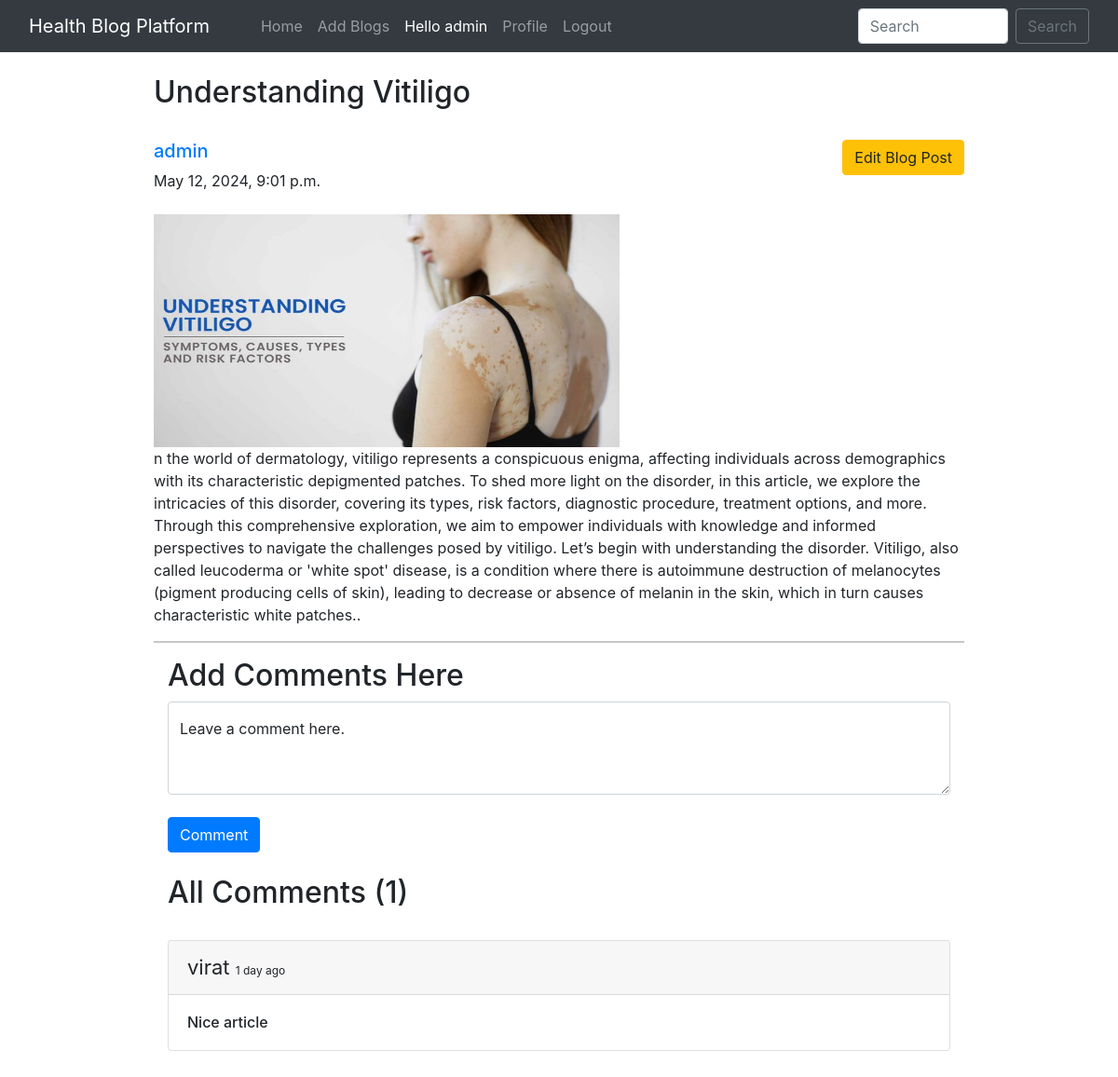
/blog/Vitiligo/ (signed in), run on the app's committed database.
### home/models.py (models this page shows, shortened)
class BlogPost(models.Model):
    title=models.CharField(max_length=255)
    author= models.ForeignKey(User, on_delete=models.CASCADE)
    slug=models.CharField(max_length=130)
    content=models.TextField()
    image = models.ImageField(upload_to="profile_pics", blank=True, null=True)
    dateTime=models.DateTimeField(auto_now_add=True)

class Comment(models.Model):
    user = models.ForeignKey(User, on_delete=models.CASCADE)
    content = models.TextField()
    blog = models.ForeignKey(BlogPost, on_delete=models.CASCADE)
    parent_comment = models.ForeignKey('self', on_delete=models.CASCADE, null=True, blank=True)
    dateTime=models.DateTimeField(default=now)

### home/views.py (the view)
# urls.py: path("blog/<str:slug>/", views.blogs_comments, name="blogs_comments"),
def blogs_comments(request, slug):
    post = BlogPost.objects.filter(slug=slug).first()
    comments = Comment.objects.filter(blog=post)
    if request.method=="POST":
        user = request.user
        content = request.POST.get('content','')
        blog_id =request.POST.get('blog_id','')
        comment = Comment(user = user, content = content, blog=post)
        comment.save()
    return render(request, "blog_comments.html", {'post':post, 'comments':comments})

### home/templates/blog_comments.html (shortened to what this page needs)
{% extends 'base.html' %} {% block title %} Blogs {% endblock %}  {% block body %} {% load humanize %}
<div class="container w-75 my-4">
  <h2 class="blog-post-title">{{post.title}}</h2>
  <br />
  <div class="media">
    <div class="media-body">
      <h5 class="mt-0">
        <a href="/user_profile/{{post.author.id}}/"
          >{{post.author}} {% if user.is_authenticated %}
          {% if user.id == post.author.id %}
          <small
            ><a
              href="/edit_blog_post/{{post.slug}}/"
              class="edit btn btn-warning"
              >Edit Blog Post</a
            ></small
          >
          {% endif %} {% endif %}
        </a>
      </h5>
      {{post.dateTime}}
    </div>
  </div>
  <br />
  <img src="/media/{{post.image}}" alt="" height="250px" width="500px" />
  <br />
  <p>{{post.content}}.</p>
  <hr />
  {% if user.is_authenticated %}
  <div class="container">
    <h2>Add Comments Here</h2>
    <form action="/blog/{{post.slug}}/" method="POST">
      <div class="form-floating">
        <textarea
          class="form-control"
          placeholder="Leave a comment here"
          id="floatingTextarea2"
          style="height: 100px"
          id="content"
          name="content"
        ></textarea>
        <label for="floatingTextarea2">Leave a comment here.</label>
        <br />
        <button type="submit" class="btn btn-primary">Comment</button>
      </div>
    </form>
    {% else %}
    <div class="container">
      <h4><a href="/login/">Login</a> to post comments below.</h4>
      {% endif %}
      <br />
      <h2>All Comments ({{comments.count}})</h2>
      <br />
      {% for comment in comments %}
      <div class="card">
        <div class="card-header">
          <span style="font-size: 22px">{{comment.user}} </span>
          <span style="font-size: 12px"
            >{{comment.dateTime | naturaltime}}</span
          >
        </div>
        <div class="card-body">
          <h6 class="card-text">{{comment.content}}</h6>
        </div>
      </div>
      <br />
      {% endfor %}
    </div>
  </div>
  {% endblock %}

### home/templates/base.html (shortened to what this page needs)
<!DOCTYPE html>
<html lang="en">
  <head>
    <link
      href="//maxcdn.bootstrapcdn.com/bootstrap/4.1.1/css/bootstrap.min.css"
      rel="stylesheet"
      id="bootstrap-css"
    />
    <link
      href="https://cdn.jsdelivr.net/npm/bootstrap@5.0.2/dist/css/bootstrap.min.css"
      rel="stylesheet"
    />
    <link
      rel="stylesheet"
      href="https://maxcdn.bootstrapcdn.com/bootstrap/4.0.0/css/bootstrap.min.css"
    />
  </head>
  <body>
    <nav class="navbar navbar-expand-lg navbar-dark bg-dark sticky-top">
      <div class="container-fluid">
        <a class="navbar-brand" href="#">Health Blog Platform</a>
        <div class="collapse navbar-collapse" id="navbarSupportedContent">
          <div class="container mx-3">
            <ul class="navbar-nav me-auto mb-2 mb-lg-0">
              <li class="nav-item">
                <a
                  class="nav-link {% block homeactive %} {% endblock %}"
                  aria-current="page"
                  href="/"
                  >Home</a
                >
              </li>
              {% if user.is_authenticated %}
              <li class="nav-item">
                <a
                  class="nav-link {% block add_blogs_active %} {% endblock %}"
                  href="/add_blogs/"
                  >Add Blogs</a
                >
              </li>
              <li class="nav-item">
                <a class="nav-link active" href="#">Hello {{request.user}}</a>
              </li>
              <li class="nav-item">
                <a
                  class="nav-link {% block profileactive %} {% endblock %}"
                  href="/profile/"
                  >Profile</a
                >
              </li>
              <li class="nav-item">
                <a class="nav-link" href="/logout/">Logout</a>
              </li>
              {% endif %}
            </ul>
          </div>
          <form class="d-flex" method="POST" action="/search/">
            <input
              class="form-control me-2"
              type="search"
              placeholder="Search"
              name="searched"
              id="searched"
              aria-label="Search"
            />
            <button
              href="/search/"
              class="btn btn-outline-secondary"
              type="submit"
            >
              Search
            </button>
          </form>
        </div>
      </div>
    </nav>
    {% block body %} {% endblock %}
  </body>
</html>

### data on the page
BlogPost: title "Understanding Vitiligo", author "admin", dateTime "May 12, 2024, 9:01 p.m.", image (picture), content "n the world of dermatology, vitiligo represents a conspicuous enigma, affecting individuals across demographics with its characteristic depigmented patches. To shed more light on the disorder, in this article, we explore the intricacies of this disorder, covering its types, risk factors, diagnostic procedure, treatment options, and more. Through this comprehensive exploration, we aim to empower individuals with knowledge and informed perspectives to navigate the challenges posed by vitiligo. Let’s begin with understanding the disorder. Vitiligo, also called leucoderma or 'white spot' disease, is a condition where there is autoimmune destruction of melanocytes (pigment producing cells of…"
Comment: user "virat", dateTime "1 day ago", content "Nice article"

### other printed values
{{ request.user }} "admin"
{{ comments.count }} "1"
